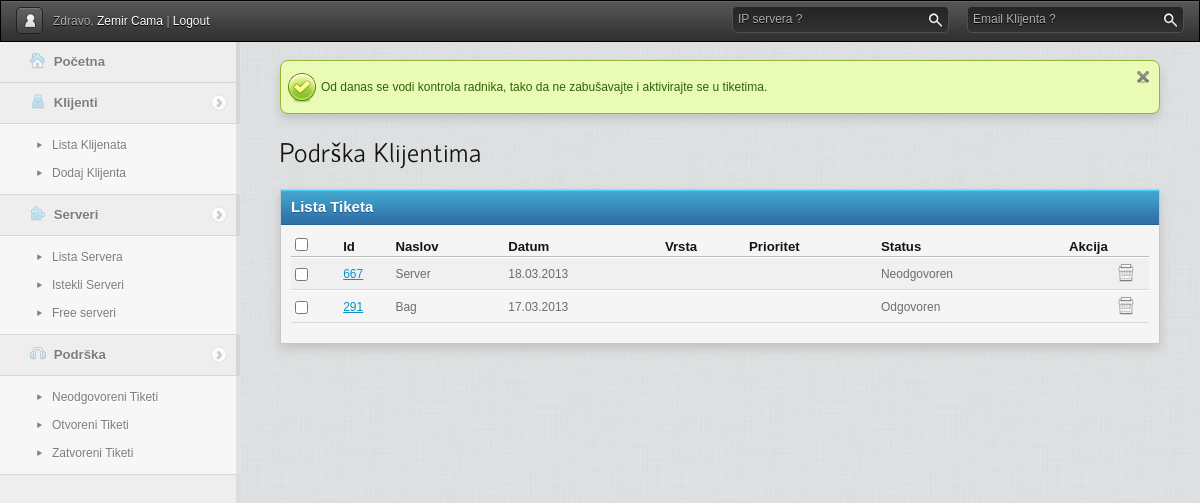
The page /gpanel/csafasfasfas/admin.php?page=podrska&status=Otvoren (signed in) on the database as committed earlier.
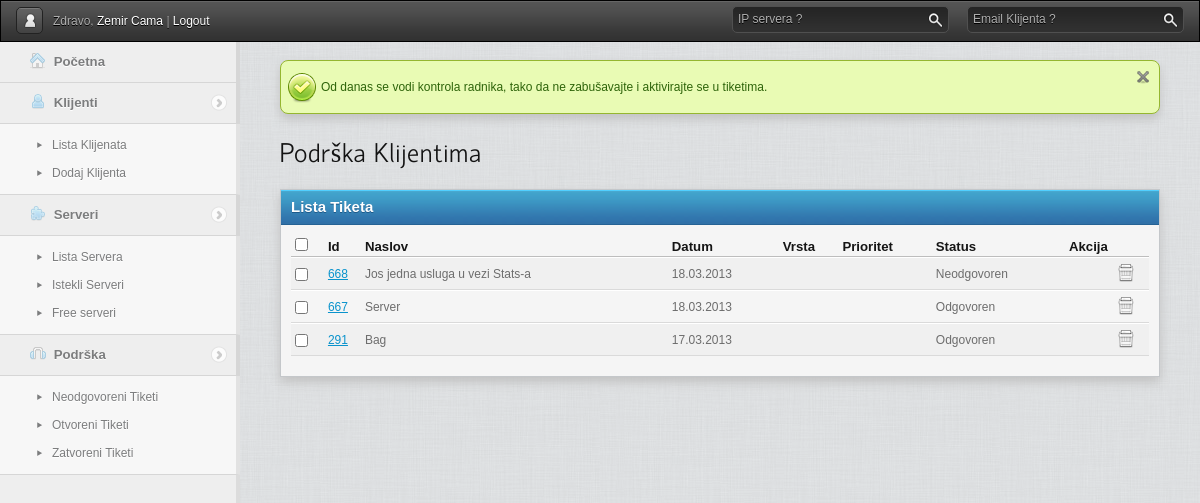
The same page on the database as committed later.
### tables this page shows
CREATE TABLE `tiketi` (
  `id` int(11) NOT NULL AUTO_INCREMENT,
  `server_id` int(11) NOT NULL,
  `user_id` int(11) NOT NULL,
  `status` text NOT NULL,
  `datum` text NOT NULL,
  `naslov` text NOT NULL,
  `zatvoren` int(11) NOT NULL DEFAULT '0',
  `cekanje` varchar(1) NOT NULL,
  PRIMARY KEY (`id`)
);

### gpanel/includes/libs/sysplugins/smarty_internal_data.php (called while the page is built, shortened)
<?php
class Smarty_Internal_Data {
    public function getVariable($_variable, $_ptr = null, $search_parents = true, $error_enable = true)
    {
        if ($_ptr === null) {
            $_ptr = $this;
        } while ($_ptr !== null) {
            if (isset($_ptr->tpl_vars[$_variable])) {
                return $_ptr->tpl_vars[$_variable];
            }
            if ($search_parents) {
                $_ptr = $_ptr->parent;
            } else {
                $_ptr = null;
            }
        }
        if ($this->smarty->error_unassigned && $error_enable) {
            throw new SmartyException('Undefined Smarty variable "' . $_variable . '"');
        } else {
            return new Undefined_Smarty_Variable;
        }
    }
}
class Smarty_Variable {
    public function __construct ($value = null, $nocache = false, $scope = Smarty::SCOPE_LOCAL)
    {
        $this->value = $value;
    }
}
?>

### gpanel/cache/template_c/6fd7b423fa9f0f9df9a9b65b88bacdf3914a6436.file.podrska_admin.tpl.php (the view, shortened to what this page needs)
<?php if(!defined('SMARTY_DIR')) exit('no direct access allowed');
$_smarty_tpl->decodeProperties(array (
  'file_dependency' =>
  array (
    '6fd7b423fa9f0f9df9a9b65b88bacdf3914a6436' =>
    array (
      0 => 'template/podrska_admin.tpl',
      1 => 1440795704,
      2 => 'file',
    ),
  ),
  'nocache_hash' => '7861755635a53454d47fb00-94601233',
  'function' =>
  array (
  ),
  'has_nocache_code' => false,
)); ?>
<div id="content">
<h1>Podrška Klijentima</h1>
<div class="bloc">
    <div class="title">
        Lista Tiketa
    </div>
    <div class="content">
        <table>
            <thead>
                <tr>
                    <th><input type="checkbox" class="checkall"/></th>
                    <th>Id</th>
                    <th>Naslov</th>
                    <th>Datum</th>
					<th>Vrsta</th>
					<th>Prioritet</th>
                    <th>Status</th>
                    <th>Akcija</th>
                </tr>
            </thead>
            <tbody>
            <?php  $_smarty_tpl->tpl_vars['tiket'] = new Smarty_Variable;
 $_from = $_smarty_tpl->getVariable('tiketi')->value; if (!is_array($_from) && !is_object($_from)) { settype($_from, 'array');}
if ($_smarty_tpl->_count($_from) > 0){
    foreach ($_from as $_smarty_tpl->tpl_vars['tiket']->key => $_smarty_tpl->tpl_vars['tiket']->value){
?>
                <tr>
                    <td><input type="checkbox" /></td>
                    <td><a href="admin.php?page=tiket&akcija=pregled&id=<?php echo $_smarty_tpl->tpl_vars['tiket']->value['id'];?>
"><?php echo $_smarty_tpl->tpl_vars['tiket']->value['id'];?>
</a></td>
                    <td><?php echo $_smarty_tpl->tpl_vars['tiket']->value['naslov'];?>
</td>
                    <td><?php echo $_smarty_tpl->tpl_vars['tiket']->value['datum'];?>
</td>
					<td><?php echo $_smarty_tpl->tpl_vars['tiket']->value['vrsta'];?>
</td>
					<td><?php echo $_smarty_tpl->tpl_vars['tiket']->value['prioritet'];?>
</td>
                    <td><?php echo $_smarty_tpl->tpl_vars['tiket']->value['status'];?>
</td>
                    <td class="actions"><a href="admin.php?page=podrska&status=<?php echo $_smarty_tpl->getVariable('status')->value;?>
&brisi=<?php echo $_smarty_tpl->tpl_vars['tiket']->value['id'];?>
" title="Brisi ovaj tiket"><img src="template/img/icons/delete.png" alt="" /></a></td>
                </tr>
             <?php }} else { ?>
             <tr>
             <td colspan="6">Nema ni jednog tiketa</td>
             </tr>
             <?php } ?>
            </tbody>
        </table>
    </div>
</div>
</div>

Rows that differ between the two databases and show on the page:
added tiketi: id "668", naslov "Jos jedna usluga u vezi Stats-a", value "18.03.2013", status "Neodgovoren"
changed tiketi "Server": status "Neodgovoren" → "Odgovoren"
